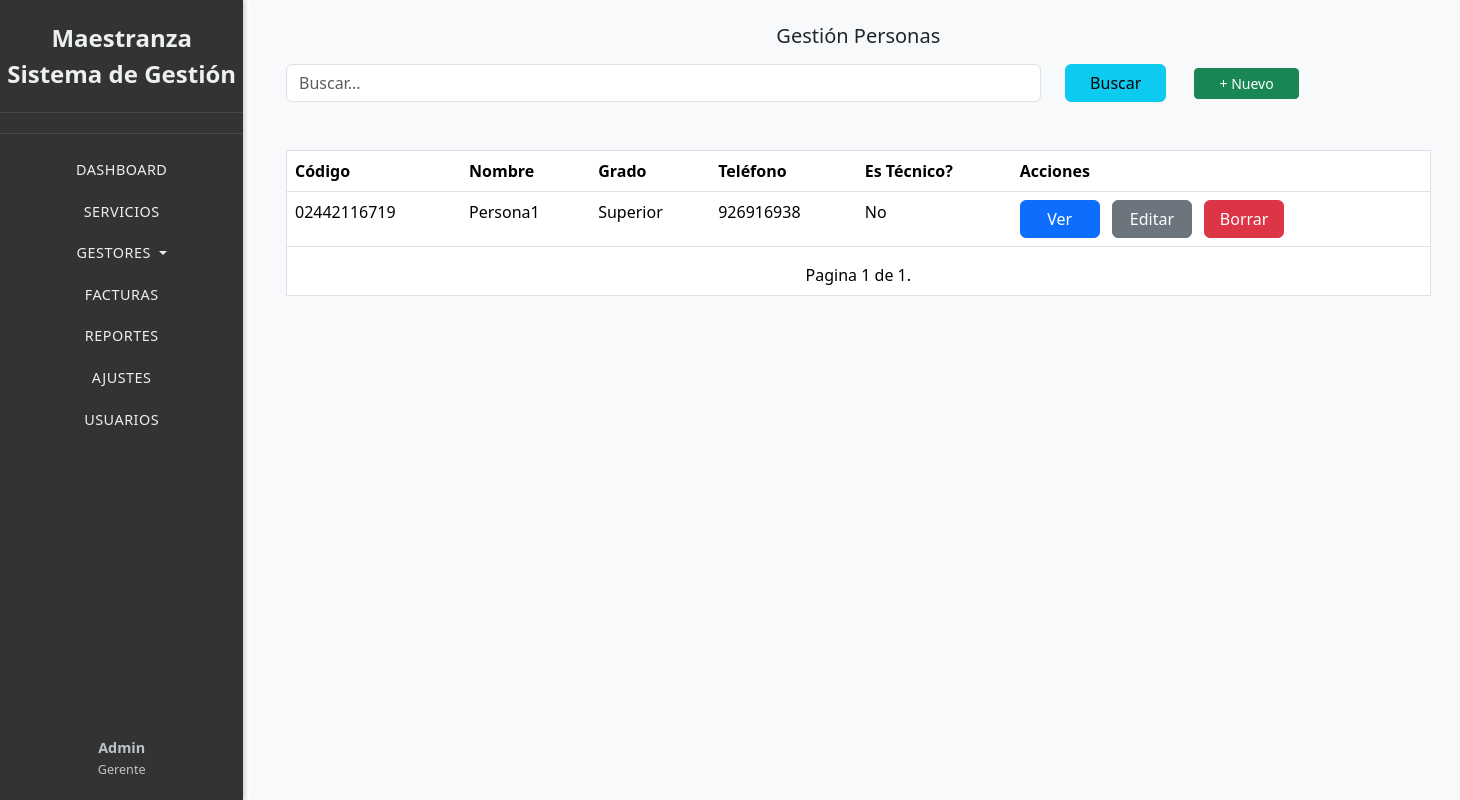
Page /personas/persona/ on the committed database.
### persona/models.py (models this page shows, shortened)
class Persona(models.Model):
    codigo = models.CharField(unique=True ,max_length=12, blank= False, null= False)
    nombre = models.CharField(max_length=100, blank=False, null= False)
    grado = models.ForeignKey(Grado , on_delete= models.CASCADE)
    telefono = models.CharField (max_length= 12, blank= False, null=False)
    created = models.DateTimeField(editable=None, auto_now=True)
    def get_detalle_url(self):
        return reverse('persona_detalle', args=[self.id])
    def get_editar_url(self):
        return reverse('persona_editar', args=[self.id])
    def get_borrar_url(self):
        return reverse('persona_borrar', args=[self.id])

### grado/models.py (models this page shows, shortened)
class Grado(models.Model):
    nombre = models.CharField(max_length=50, blank=False, null=False)
    def __str__(self):
        return self.nombre

### persona/views.py (the view)
# urls.py: path('persona/', views.persona_index, name='persona_index'),
def persona_index(request):
    personas = Persona.objects.filter(codigo__contains= request.GET.get('search', ''))
    paginator = Paginator(personas, 10)
    page_number = request.GET.get('page',1)
    try:
        personas = paginator.page(page_number)
    except EmptyPage:
        personas = paginator.page(paginator.num_pages)
    except PageNotAnInteger:
        personas = paginator.page(1)
    context = {'personas': personas,
               'urlindex': 'persona_index',
               'urlcrear': 'persona_crear'}
    return render(request, 'persona/index.html', context)

### templates/persona/index.html (shortened to what this page needs)
{% extends "componentes/tablas.html" %}
{% block titabla %}Gestión Personas{% endblock titabla %}
{% block Thead %}
<th>Código</th>
<th>Nombre</th>
<th>Grado</th>
<th>Teléfono</th>
<th>Es Técnico?</th>
<th>Acciones</th>
{% endblock Thead %}
{% block tbody %}
{% for persona in personas %}
<tr>
    <td>{{persona.codigo}}</td>
    <td>{{persona.nombre}}</td>
    <td>{{persona.grado}}</td>
    <td>{{persona.telefono}}</td>
    <td>
        {% if persona.estecnico %}
        Si
        {% else %}
        No
        {% endif %}</td>
    {% include "componentes/botones.html" with modelo=persona %}
</tr>
{% endfor %}
{% endblock tbody %}
{% block tfoot %}
<td colspan="6">{% include "componentes/pagination.html" with page=personas %}</td>
{% endblock tfoot %}

### templates/componentes/botones.html
<td>
    <span>
        <a class="btn btn-primary" href="{{ modelo.get_detalle_url }}">Ver</a>
        <a class="btn btn-secondary mx-2" href="{{ modelo.get_editar_url }}">Editar</a>
        <a class="btn btn-danger" href="{{ modelo.get_borrar_url }}">Borrar</a>
    </span>
</td>

### static/css/base1.css (style rules this page uses)
:root { --Primary-color: #333; --Text-color: #ffffffc9; --sidebar-width-bs5: 250px; }
td span a { width: 80px; }

### rows in the picture
Persona: codigo "02442116719", nombre "Persona1", grado "Superior", telefono "926916938"

### other values in the picture
{{ page.number }} "1"
{{ page.paginator.num_pages }} "1"
